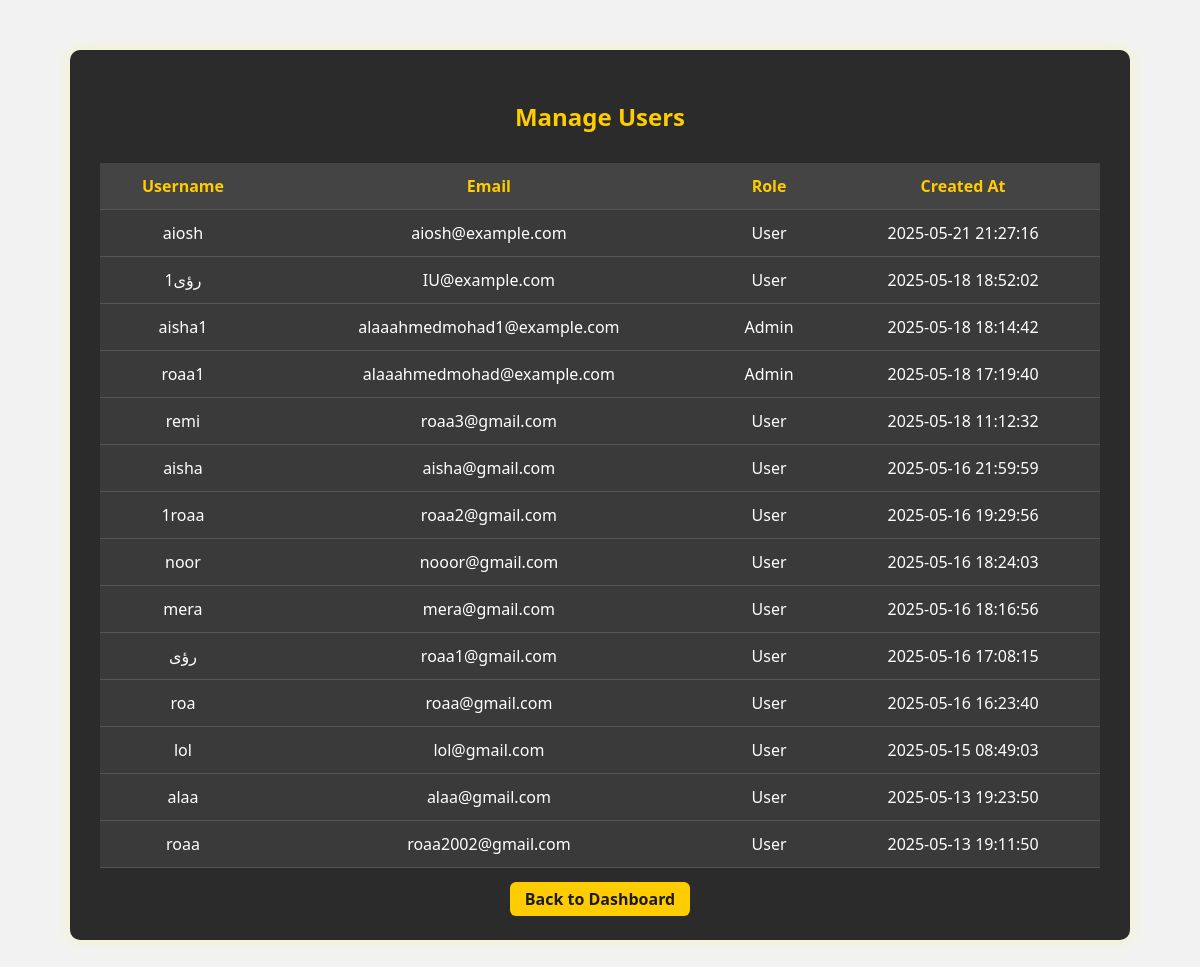
Screenshot of /users.php (signed in) with the database file from the repository.
### tables this page shows
CREATE TABLE `users` (
  `id` int(11) NOT NULL,
  `username` varchar(50) NOT NULL,
  `email` varchar(100) NOT NULL,
  `password` varchar(255) NOT NULL,
  `created_at` timestamp NOT NULL DEFAULT current_timestamp(),
  `role` enum('admin','user') DEFAULT 'user'
);

### users.php (the view, shortened to what this page needs)
<?php
include 'config.php';
$sql = "SELECT id, username, email, role, created_at FROM users ORDER BY created_at DESC";
$result = $conn->query($sql);
?>
<!DOCTYPE html>
<html lang="en">
<head>
</head>
<body>
<div class="container">
    <h2>Manage Users</h2>
    <table>
        <thead>
            <tr>
                <th>Username</th>
                <th>Email</th>
                <th>Role</th>
                <th>Created At</th>
            </tr>
        </thead>
        <tbody>
            <?php if ($result && $result->num_rows > 0): ?>
                <?php while($row = $result->fetch_assoc()): ?>
                    <tr>
                        <td><?= htmlspecialchars($row['username']) ?></td>
                        <td><?= htmlspecialchars($row['email']) ?></td>
                        <td><?= htmlspecialchars(ucfirst($row['role'])) ?></td>
                        <td><?= htmlspecialchars($row['created_at']) ?></td>
                    </tr>
                <?php endwhile; ?>
            <?php else: ?>
                <tr><td colspan="4">No users found.</td></tr>
            <?php endif; ?>
        </tbody>
    </table>
    <div class="back">
        <a href="dashboard.php" class="btn">Back to Dashboard</a>
    </div>
</div>
</body>
</html>

### users.php (style rules this page uses)
body { font-family: 'Segoe UI', Tahoma, Geneva, Verdana, sans-serif; direction: ltr; background-color: #f2f2f2; color: #f4f4f4; margin: 0; padding: 0; }
.container { max-width: 1000px; margin: 50px auto; background-color: #2b2b2b; padding: 30px; border-radius: 10px; box-shadow: 0 0 15px rgba(255, 255, 0, 0.2); }
h2 { text-align: center; color: #ffcc00; margin-bottom: 30px; }
table { width: 100%; border-collapse: collapse; background-color: #3a3a3a; color: #fff; }
th, td { padding: 12px; text-align: center; border-bottom: 1px solid #555; }
th { background-color: #444; color: #ffcc00; }
.btn { padding: 6px 15px; background-color: #ffcc00; color: #1a1a1a; text-decoration: none; border-radius: 6px; font-weight: bold; transition: background-color 0.3s; margin: 0 5px; margin-top: 15px; margin-bottom: 15px; }
.back { display: block; margin-top: 20px; text-align: center; }

### rows the page displays
users: username "aiosh", email "aiosh@example.com", role "User", created_at "2025-05-21 21:27:16"
users: username "رؤى1", email "IU@example.com", role "User", created_at "2025-05-18 18:52:02"
users: username "aisha1", email "alaaahmedmohad1@example.com", role "Admin", created_at "2025-05-18 18:14:42"
users: username "roaa1", email "alaaahmedmohad@example.com", role "Admin", created_at "2025-05-18 17:19:40"
users: username "remi", email "roaa3@gmail.com", role "User", created_at "2025-05-18 11:12:32"
users: username "aisha", email "aisha@gmail.com", role "User", created_at "2025-05-16 21:59:59"
users: username "1roaa", email "roaa2@gmail.com", role "User", created_at "2025-05-16 19:29:56"
users: username "noor", email "nooor@gmail.com", role "User", created_at "2025-05-16 18:24:03"
users: username "mera", email "mera@gmail.com", role "User", created_at "2025-05-16 18:16:56"
users: username "رؤى", email "roaa1@gmail.com", role "User", created_at "2025-05-16 17:08:15"
users: username "roa", email "roaa@gmail.com", role "User", created_at "2025-05-16 16:23:40"
users: username "lol", email "lol@gmail.com", role "User", created_at "2025-05-15 08:49:03"
users: username "alaa", email "alaa@gmail.com", role "User", created_at "2025-05-13 19:23:50"
users: username "roaa", email "roaa2002@gmail.com", role "User", created_at "2025-05-13 19:11:50"
